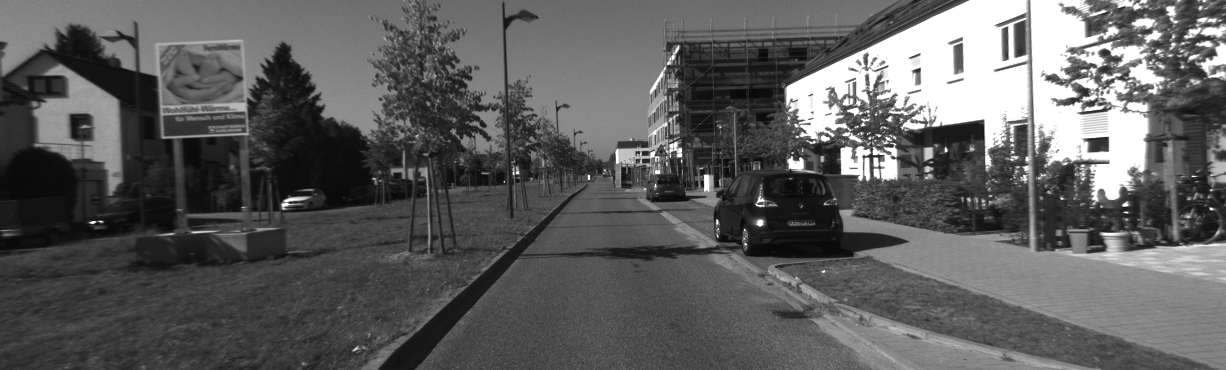
#> input picture FLANN_test/000000.png, 1226 x 370 px, found by its file name
$ python FLANN_example.py
#> lines starting #> are read from the running program, lines starting #| are printed output that depends on the picture
import cv2
import os


path1 = os.path.join('/home/frow4s/Рабочий стол/Diploma/Main/FLANN_test/', '000000.png')
path2 = os.path.join('/home/frow4s/Рабочий стол/Diploma/Main/FLANN_test/', '000001.png')
image1 = cv2.imread(path1, 0)
#> image1 is the input picture: shape (370, 1226); min 8, max 255, mean 93.4
image2 = cv2.imread(path2, 0)
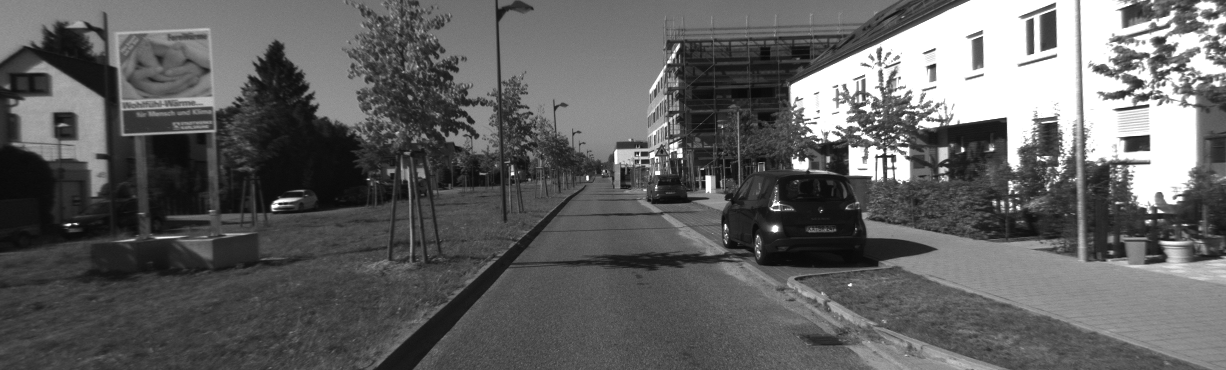
#> input picture FLANN_test/000001.png, 1226 x 370 px, found by its file name
#> image2 is the input picture: shape (370, 1226); min 8, max 255, mean 96.9

# Создаем ORB-детектор
detector = cv2.ORB_create()

# Создаем FLANN-мэтчер
FLANN_INDEX_LSH = 6
index_params = dict(algorithm=FLANN_INDEX_LSH, table_number=6, key_size=12, multi_probe_level=1)
search_params = dict(checks=50)
matcher = cv2.FlannBasedMatcher(indexParams=index_params, searchParams=search_params)

# Находим ключевые точки и их дескрипторы

kp1, des1 = detector.detectAndCompute(image1, None)
#> kp1 = 500 keypoints; strongest (x, y, size): (875, 158, 37.2), (874, 153, 31), (875, 152, 37.2), (877, 158, 31)
kp2, des2 = detector.detectAndCompute(image2, None)
#> kp2 = 500 keypoints; strongest (x, y, size): (889, 159, 31), (889, 158, 37.2), (882, 152, 31), (963, 150, 31)

# Находим совпадения
matches = matcher.knnMatch(des1, des2, k=2)
#> matches = 500 matches

# Находим совпадения, которые находятся на удовлетворительном расстоянии

good = []
try:
    for m, n in matches:
        if m.distance < 0.8 * n.distance:
            good.append(m)
#> after the loop, good = 198 matches
except ValueError:
    pass

# Отрисовка сопоставления признаков

draw_params = dict(matchColor = -1, # draw matches in green color
                    singlePointColor = None,
                    matchesMask = None, # draw only inliers
                    flags = 2)

img3 = cv2.drawMatches(image1, kp1, image2, kp2, good , None, **draw_params)
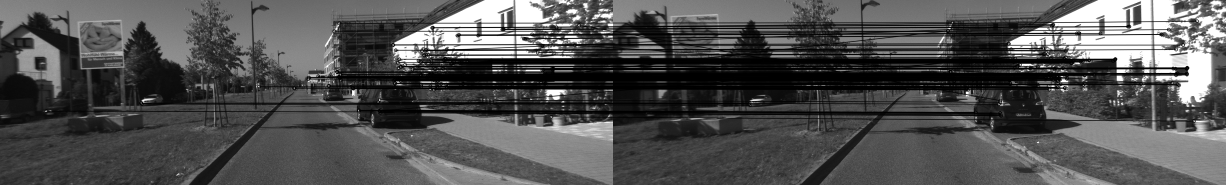
#> img3: shape (370, 2452, 3) (shown at 1/2 size); min 0, max 255, mean 81.1
cv2.imshow("image", img3)
cv2.waitKey()
